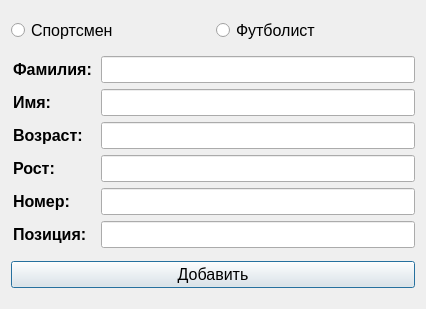
<?xml version="1.0" encoding="UTF-8"?>
<ui version="4.0">
 <class>AddDialog</class>
 <widget class="QDialog" name="AddDialog">
  <property name="geometry">
   <rect>
    <x>0</x>
    <y>0</y>
    <width>426</width>
    <height>309</height>
   </rect>
  </property>
  <property name="windowTitle">
   <string>Dialog</string>
  </property>
  <layout class="QGridLayout" name="gridLayout">
   <item row="0" column="0">
    <layout class="QHBoxLayout" name="horizontalLayout">
     <item>
      <widget class="QRadioButton" name="radioButton1">
       <property name="font">
        <font>
         <pointsize>12</pointsize>
        </font>
       </property>
       <property name="text">
        <string>Спортсмен</string>
       </property>
      </widget>
     </item>
     <item>
      <widget class="QRadioButton" name="radioButton2">
       <property name="font">
        <font>
         <pointsize>12</pointsize>
        </font>
       </property>
       <property name="text">
        <string>Футболист</string>
       </property>
      </widget>
     </item>
    </layout>
   </item>
   <item row="2" column="0">
    <widget class="QPushButton" name="addButton">
     <property name="font">
      <font>
       <pointsize>12</pointsize>
      </font>
     </property>
     <property name="text">
      <string>Добавить</string>
     </property>
    </widget>
   </item>
   <item row="1" column="0">
    <layout class="QGridLayout" name="gridLayout_2">
     <item row="0" column="0">
      <layout class="QHBoxLayout" name="horizontalLayout1">
       <property name="spacing">
        <number>0</number>
       </property>
       <item>
        <widget class="QLineEdit" name="surname">
         <property name="maximumSize">
          <size>
           <width>90</width>
           <height>16777215</height>
          </size>
         </property>
         <property name="font">
          <font>
           <pointsize>12</pointsize>
           <bold>true</bold>
          </font>
         </property>
         <property name="styleSheet">
          <string notr="true">background: transparent;
border: none;</string>
         </property>
         <property name="text">
          <string>Фамилия:</string>
         </property>
         <property name="readOnly">
          <bool>true</bool>
         </property>
        </widget>
       </item>
       <item>
        <widget class="QLineEdit" name="lineEdit1">
         <property name="font">
          <font>
           <pointsize>12</pointsize>
          </font>
         </property>
         <property name="styleSheet">
          <string notr="true"/>
         </property>
         <property name="readOnly">
          <bool>false</bool>
         </property>
        </widget>
       </item>
      </layout>
     </item>
     <item row="1" column="0">
      <layout class="QHBoxLayout" name="horizontalLayout2" stretch="0,0">
       <property name="spacing">
        <number>0</number>
       </property>
       <property name="sizeConstraint">
        <enum>QLayout::SizeConstraint::SetFixedSize</enum>
       </property>
       <property name="leftMargin">
        <number>0</number>
       </property>
       <item>
        <widget class="QLineEdit" name="name">
         <property name="sizePolicy">
          <sizepolicy hsizetype="Fixed" vsizetype="Ignored">
           <horstretch>0</horstretch>
           <verstretch>0</verstretch>
          </sizepolicy>
         </property>
         <property name="maximumSize">
          <size>
           <width>90</width>
           <height>16777215</height>
          </size>
         </property>
         <property name="font">
          <font>
           <pointsize>12</pointsize>
           <bold>true</bold>
          </font>
         </property>
         <property name="styleSheet">
          <string notr="true">background: transparent;
border: none;</string>
         </property>
         <property name="text">
          <string>Имя:</string>
         </property>
         <property name="readOnly">
          <bool>true</bool>
         </property>
        </widget>
       </item>
       <item>
        <widget class="QLineEdit" name="lineEdit2">
         <property name="sizePolicy">
          <sizepolicy hsizetype="Preferred" vsizetype="Fixed">
           <horstretch>0</horstretch>
           <verstretch>0</verstretch>
          </sizepolicy>
         </property>
         <property name="font">
          <font>
           <pointsize>12</pointsize>
          </font>
         </property>
         <property name="styleSheet">
          <string notr="true"/>
         </property>
         <property name="readOnly">
          <bool>false</bool>
         </property>
        </widget>
       </item>
      </layout>
     </item>
     <item row="2" column="0">
      <layout class="QHBoxLayout" name="horizontalLayout3">
       <property name="spacing">
        <number>0</number>
       </property>
       <item>
        <widget class="QLineEdit" name="age">
         <property name="maximumSize">
          <size>
           <width>90</width>
           <height>16777215</height>
          </size>
         </property>
         <property name="font">
          <font>
           <pointsize>12</pointsize>
           <bold>true</bold>
          </font>
         </property>
         <property name="styleSheet">
          <string notr="true">background: transparent;
border: none;</string>
         </property>
         <property name="text">
          <string>Возраст:</string>
         </property>
         <property name="readOnly">
          <bool>true</bool>
         </property>
        </widget>
       </item>
       <item>
        <widget class="QLineEdit" name="lineEdit3">
         <property name="font">
          <font>
           <pointsize>12</pointsize>
          </font>
         </property>
         <property name="styleSheet">
          <string notr="true"/>
         </property>
         <property name="readOnly">
          <bool>false</bool>
         </property>
        </widget>
       </item>
      </layout>
     </item>
     <item row="3" column="0">
      <layout class="QHBoxLayout" name="horizontalLayout4">
       <property name="spacing">
        <number>0</number>
       </property>
       <property name="bottomMargin">
        <number>0</number>
       </property>
       <item>
        <widget class="QLineEdit" name="Height">
         <property name="maximumSize">
          <size>
           <width>90</width>
           <height>16777215</height>
          </size>
         </property>
         <property name="font">
          <font>
           <pointsize>12</pointsize>
           <bold>true</bold>
          </font>
         </property>
         <property name="styleSheet">
          <string notr="true">background: transparent;
border: none;</string>
         </property>
         <property name="text">
          <string>Рост:</string>
         </property>
         <property name="readOnly">
          <bool>true</bool>
         </property>
        </widget>
       </item>
       <item>
        <widget class="QLineEdit" name="lineEdit4">
         <property name="font">
          <font>
           <pointsize>12</pointsize>
          </font>
         </property>
         <property name="styleSheet">
          <string notr="true"/>
         </property>
         <property name="readOnly">
          <bool>false</bool>
         </property>
        </widget>
       </item>
      </layout>
     </item>
     <item row="4" column="0">
      <layout class="QHBoxLayout" name="horizontalLayout5">
       <property name="spacing">
        <number>0</number>
       </property>
       <item>
        <widget class="QLineEdit" name="number">
         <property name="maximumSize">
          <size>
           <width>90</width>
           <height>16777215</height>
          </size>
         </property>
         <property name="font">
          <font>
           <pointsize>12</pointsize>
           <bold>true</bold>
          </font>
         </property>
         <property name="styleSheet">
          <string notr="true">background: transparent;
border: none;</string>
         </property>
         <property name="text">
          <string>Номер:</string>
         </property>
         <property name="readOnly">
          <bool>true</bool>
         </property>
        </widget>
       </item>
       <item>
        <widget class="QLineEdit" name="lineEdit5">
         <property name="font">
          <font>
           <pointsize>12</pointsize>
          </font>
         </property>
         <property name="styleSheet">
          <string notr="true"/>
         </property>
         <property name="readOnly">
          <bool>false</bool>
         </property>
        </widget>
       </item>
      </layout>
     </item>
     <item row="5" column="0">
      <layout class="QHBoxLayout" name="horizontalLayout6">
       <property name="spacing">
        <number>0</number>
       </property>
       <item>
        <widget class="QLineEdit" name="position">
         <property name="sizePolicy">
          <sizepolicy hsizetype="Fixed" vsizetype="Fixed">
           <horstretch>0</horstretch>
           <verstretch>0</verstretch>
          </sizepolicy>
         </property>
         <property name="maximumSize">
          <size>
           <width>90</width>
           <height>16777215</height>
          </size>
         </property>
         <property name="font">
          <font>
           <pointsize>12</pointsize>
           <bold>true</bold>
          </font>
         </property>
         <property name="styleSheet">
          <string notr="true">background: transparent;
border: none;</string>
         </property>
         <property name="text">
          <string>Позиция:</string>
         </property>
         <property name="readOnly">
          <bool>true</bool>
         </property>
        </widget>
       </item>
       <item>
        <widget class="QLineEdit" name="lineEdit6">
         <property name="sizePolicy">
          <sizepolicy hsizetype="Preferred" vsizetype="Fixed">
           <horstretch>0</horstretch>
           <verstretch>0</verstretch>
          </sizepolicy>
         </property>
         <property name="font">
          <font>
           <pointsize>12</pointsize>
           <bold>false</bold>
          </font>
         </property>
         <property name="styleSheet">
          <string notr="true"/>
         </property>
         <property name="readOnly">
          <bool>false</bool>
         </property>
        </widget>
       </item>
      </layout>
     </item>
    </layout>
   </item>
  </layout>
 </widget>
 <resources/>
 <connections/>
</ui>
